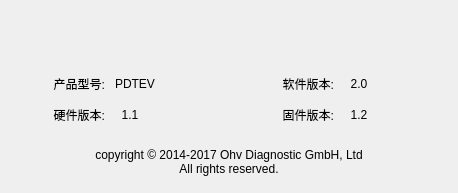
<?xml version="1.0" encoding="UTF-8"?>
<ui version="4.0">
 <class>SystemInfoUi</class>
 <widget class="QWidget" name="SystemInfoUi">
  <property name="geometry">
   <rect>
    <x>0</x>
    <y>0</y>
    <width>458</width>
    <height>193</height>
   </rect>
  </property>
  <property name="sizePolicy">
   <sizepolicy hsizetype="Fixed" vsizetype="Fixed">
    <horstretch>0</horstretch>
    <verstretch>0</verstretch>
   </sizepolicy>
  </property>
  <property name="windowTitle">
   <string>Form</string>
  </property>
  <layout class="QVBoxLayout" name="verticalLayout">
   <property name="spacing">
    <number>0</number>
   </property>
   <property name="leftMargin">
    <number>0</number>
   </property>
   <property name="topMargin">
    <number>0</number>
   </property>
   <property name="rightMargin">
    <number>0</number>
   </property>
   <property name="bottomMargin">
    <number>0</number>
   </property>
   <item>
    <widget class="QLabel" name="label_logo">
     <property name="maximumSize">
      <size>
       <width>458</width>
       <height>16777215</height>
      </size>
     </property>
     <property name="text">
      <string/>
     </property>
     <property name="pixmap">
      <pixmap resource="../../resource/resource.qrc">:/widgetphoto/bk/ohv_low.png</pixmap>
     </property>
     <property name="scaledContents">
      <bool>true</bool>
     </property>
    </widget>
   </item>
   <item>
    <spacer name="verticalSpacer">
     <property name="orientation">
      <enum>Qt::Vertical</enum>
     </property>
     <property name="sizeType">
      <enum>QSizePolicy::Fixed</enum>
     </property>
     <property name="sizeHint" stdset="0">
      <size>
       <width>20</width>
       <height>5</height>
      </size>
     </property>
    </spacer>
   </item>
   <item>
    <layout class="QGridLayout" name="gridLayout">
     <item row="0" column="0">
      <widget class="QLabel" name="label_10">
       <property name="text">
        <string>产品型号:   </string>
       </property>
       <property name="alignment">
        <set>Qt::AlignRight|Qt::AlignTrailing|Qt::AlignVCenter</set>
       </property>
      </widget>
     </item>
     <item row="0" column="1">
      <widget class="QLabel" name="label_11">
       <property name="text">
        <string>PDTEV</string>
       </property>
      </widget>
     </item>
     <item row="0" column="2">
      <widget class="QLabel" name="label_8">
       <property name="text">
        <string>软件版本:   </string>
       </property>
       <property name="alignment">
        <set>Qt::AlignRight|Qt::AlignTrailing|Qt::AlignVCenter</set>
       </property>
      </widget>
     </item>
     <item row="0" column="3">
      <widget class="QLabel" name="label_9">
       <property name="text">
        <string>  2.0</string>
       </property>
      </widget>
     </item>
     <item row="1" column="0">
      <widget class="QLabel" name="label_2">
       <property name="text">
        <string>硬件版本:   </string>
       </property>
       <property name="alignment">
        <set>Qt::AlignRight|Qt::AlignTrailing|Qt::AlignVCenter</set>
       </property>
      </widget>
     </item>
     <item row="1" column="1">
      <widget class="QLabel" name="label_3">
       <property name="text">
        <string>  1.1</string>
       </property>
      </widget>
     </item>
     <item row="1" column="2">
      <widget class="QLabel" name="label_4">
       <property name="text">
        <string>固件版本:   </string>
       </property>
       <property name="alignment">
        <set>Qt::AlignRight|Qt::AlignTrailing|Qt::AlignVCenter</set>
       </property>
      </widget>
     </item>
     <item row="1" column="3">
      <widget class="QLabel" name="label_7">
       <property name="text">
        <string>  1.2</string>
       </property>
      </widget>
     </item>
    </layout>
   </item>
   <item>
    <widget class="QLabel" name="label_logo_text">
     <property name="text">
      <string>copyright © 2014-2017 Ohv Diagnostic GmbH, Ltd
All rights reserved.</string>
     </property>
     <property name="alignment">
      <set>Qt::AlignCenter</set>
     </property>
     <property name="wordWrap">
      <bool>true</bool>
     </property>
    </widget>
   </item>
  </layout>
 </widget>
 <resources>
  <include location="../../resource/resource.qrc"/>
 </resources>
 <connections/>
</ui>
